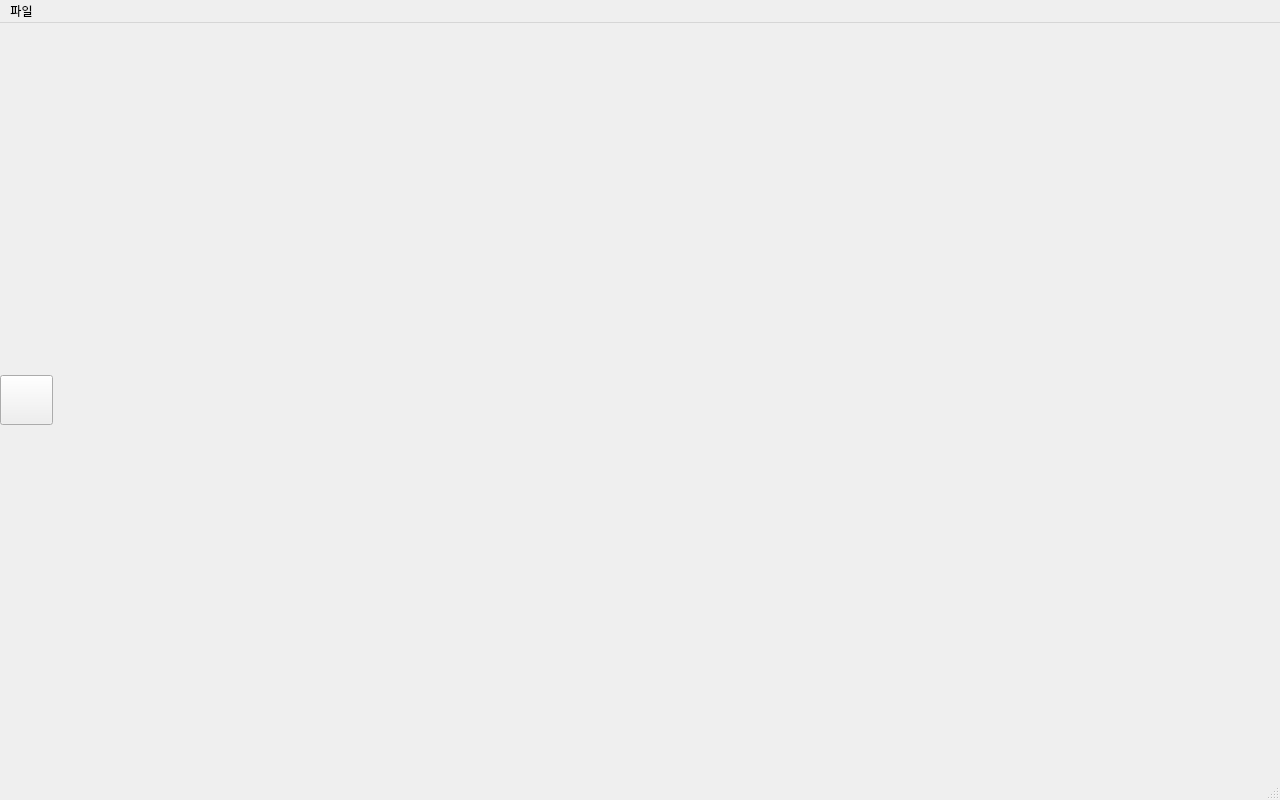
<?xml version="1.0" encoding="UTF-8"?>
<ui version="4.0">
 <class>MainWindow</class>
 <widget class="QMainWindow" name="MainWindow">
  <property name="geometry">
   <rect>
    <x>0</x>
    <y>0</y>
    <width>1280</width>
    <height>800</height>
   </rect>
  </property>
  <property name="minimumSize">
   <size>
    <width>1280</width>
    <height>800</height>
   </size>
  </property>
  <property name="maximumSize">
   <size>
    <width>1280</width>
    <height>800</height>
   </size>
  </property>
  <property name="sizeIncrement">
   <size>
    <width>1280</width>
    <height>800</height>
   </size>
  </property>
  <property name="baseSize">
   <size>
    <width>1280</width>
    <height>800</height>
   </size>
  </property>
  <property name="windowTitle">
   <string>MainWindow</string>
  </property>
  <widget class="QWidget" name="centralwidget">
   <layout class="QHBoxLayout" name="horizontalLayout" stretch="1,23">
    <property name="spacing">
     <number>5</number>
    </property>
    <property name="leftMargin">
     <number>0</number>
    </property>
    <property name="topMargin">
     <number>0</number>
    </property>
    <property name="rightMargin">
     <number>0</number>
    </property>
    <property name="bottomMargin">
     <number>0</number>
    </property>
    <item>
     <layout class="QVBoxLayout" name="verticalLayout_2">
      <item>
       <widget class="QPushButton" name="paint">
        <property name="minimumSize">
         <size>
          <width>0</width>
          <height>50</height>
         </size>
        </property>
        <property name="text">
         <string/>
        </property>
        <property name="icon">
         <iconset resource="resource.qrc">
          <normaloff>:/ann/paint.png</normaloff>:/ann/paint.png</iconset>
        </property>
        <property name="iconSize">
         <size>
          <width>25</width>
          <height>25</height>
         </size>
        </property>
       </widget>
      </item>
     </layout>
    </item>
    <item>
     <widget class="QLabel" name="img_label">
      <property name="text">
       <string/>
      </property>
     </widget>
    </item>
   </layout>
  </widget>
  <widget class="QMenuBar" name="menubar">
   <property name="geometry">
    <rect>
     <x>0</x>
     <y>0</y>
     <width>1280</width>
     <height>30</height>
    </rect>
   </property>
   <widget class="QMenu" name="menu">
    <property name="title">
     <string>파일</string>
    </property>
    <addaction name="open"/>
    <addaction name="save"/>
    <addaction name="close"/>
   </widget>
   <addaction name="menu"/>
  </widget>
  <widget class="QStatusBar" name="statusbar"/>
  <action name="open">
   <property name="text">
    <string>열기</string>
   </property>
   <property name="shortcut">
    <string>Ctrl+O</string>
   </property>
  </action>
  <action name="save">
   <property name="text">
    <string>저장</string>
   </property>
   <property name="shortcut">
    <string>Ctrl+S</string>
   </property>
  </action>
  <action name="close">
   <property name="text">
    <string>닫기</string>
   </property>
   <property name="shortcut">
    <string>Ctrl+F4</string>
   </property>
  </action>
 </widget>
 <resources>
  <include location="resource.qrc"/>
 </resources>
 <connections/>
</ui>
